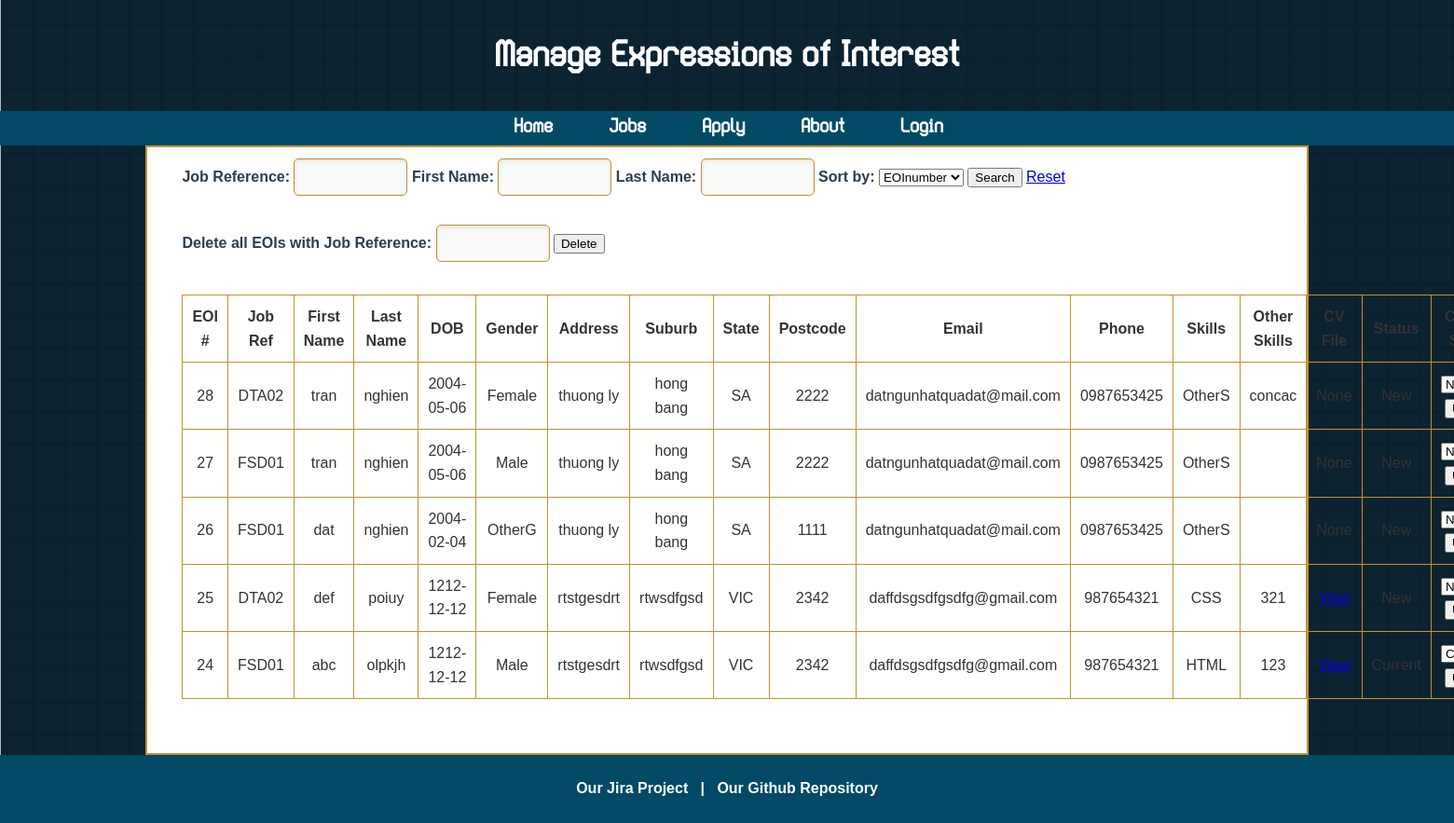
Screenshot of /manage.php (signed in) with the database file from the repository.
### tables this page shows
CREATE TABLE `eoi` (
  `EOInumber` int(11) NOT NULL,
  `job_ref` varchar(50) DEFAULT NULL,
  `first_name` varchar(20) DEFAULT NULL,
  `last_name` varchar(20) DEFAULT NULL,
  `dob` date DEFAULT NULL,
  `gender` varchar(10) DEFAULT NULL,
  `address` varchar(40) DEFAULT NULL,
  `suburb` varchar(40) DEFAULT NULL,
  `state` varchar(3) DEFAULT NULL,
  `postcode` varchar(4) DEFAULT NULL,
  `email` varchar(100) DEFAULT NULL,
  `phone` varchar(12) DEFAULT NULL,
  `skill1` varchar(50) DEFAULT NULL,
  `skill2` varchar(50) DEFAULT NULL,
  `skill3` varchar(50) DEFAULT NULL,
  `skill4` varchar(50) DEFAULT NULL,
  `skill5` varchar(50) DEFAULT NULL,
  `skill6` varchar(50) DEFAULT NULL,
  `skill7` varchar(50) DEFAULT NULL,
  `skill8` varchar(50) DEFAULT NULL,
  `skill9` varchar(50) DEFAULT NULL,
  `skill10` varchar(50) DEFAULT NULL,
  `cv_filename` varchar(225) DEFAULT NULL,
  `other_skills` text DEFAULT NULL,
  `status` varchar(10) DEFAULT 'New'
);

### manage.php (the view, shortened to what this page needs)
<?php
include 'settings.php';
$where = [];
$sort_fields = ['EOInumber', 'job_ref', 'first_name', 'last_name', 'status'];
$sort = isset($_GET['sort']) && in_array($_GET['sort'], $sort_fields) ? $_GET['sort'] : 'EOInumber';
$where_sql = $where ? "WHERE " . implode(" AND ", $where) : "";
$result = mysqli_query($dbconn, "SELECT * FROM eoi $where_sql ORDER BY $sort DESC");
?>
<?php include 'header.inc'; ?>
</head>
<body>
    <header>
        <h1>Manage Expressions of Interest</h1>
    </header>
<?php include 'nav.inc'; ?>
    <main>
<section>
    <form method="get" style="margin-bottom:1em;">
    <label>Job Reference: <input type="text" name="job_ref" value="<?php echo htmlspecialchars($_GET['job_ref'] ?? ''); ?>"></label>
    <label>First Name: <input type="text" name="first_name" value="<?php echo htmlspecialchars($_GET['first_name'] ?? ''); ?>"></label>
    <label>Last Name: <input type="text" name="last_name" value="<?php echo htmlspecialchars($_GET['last_name'] ?? ''); ?>"></label>
    <label>Sort by:
        <select name="sort">
            <?php
            foreach ($sort_fields as $field) {
                $selected = (isset($_GET['sort']) && $_GET['sort'] == $field) ? 'selected' : '';
                echo "<option value=\"$field\" $selected>$field</option>";
            }
            ?>
        </select>
    </label>
    <button type="submit">Search</button>
    <a href="manage.php">Reset</a>
    </form>
    <form method="post" style="margin-bottom:1em;">
        <label>Delete all EOIs with Job Reference: <input type="text" name="delete_job_ref" required></label>
        <button type="submit" onclick="return confirm('Are you sure you want to delete all EOIs for this job reference?');">Delete</button>
    </form>
    <table>
    <tr>
        <th>EOI #</th>
        <th>Job Ref</th>
        <th>First Name</th>
        <th>Last Name</th>
        <th>DOB</th>
        <th>Gender</th>
        <th>Address</th>
        <th>Suburb</th>
        <th>State</th>
        <th>Postcode</th>
        <th>Email</th>
        <th>Phone</th>
        <th>Skills</th>
        <th>Other Skills</th>
        <th>CV File</th>
        <th>Status</th>
        <th>Change Status</th>
    </tr>
    <?php
    if ($result && mysqli_num_rows($result) > 0) {
        while ($row = mysqli_fetch_assoc($result)) {
            $skills = [];
            for ($i = 1; $i <= 10; $i++) {
                if (!empty($row["skill$i"])) $skills[] = htmlspecialchars($row["skill$i"]);
            }
            $skills_str = implode(', ', $skills);
            echo "<tr>";
            echo "<td>" . htmlspecialchars($row['EOInumber']) . "</td>";
            echo "<td>" . htmlspecialchars($row['job_ref']) . "</td>";
            echo "<td>" . htmlspecialchars($row['first_name']) . "</td>";
            echo "<td>" . htmlspecialchars($row['last_name']) . "</td>";
            echo "<td>" . htmlspecialchars($row['dob']) . "</td>";
            echo "<td>" . htmlspecialchars($row['gender']) . "</td>";
            echo "<td>" . htmlspecialchars($row['address']) . "</td>";
            echo "<td>" . htmlspecialchars($row['suburb']) . "</td>";
            echo "<td>" . htmlspecialchars($row['state']) . "</td>";
            echo "<td>" . htmlspecialchars($row['postcode']) . "</td>";
            echo "<td>" . htmlspecialchars($row['email']) . "</td>";
            echo "<td>" . htmlspecialchars($row['phone']) . "</td>";
            echo "<td>" . $skills_str . "</td>";
            echo "<td>" . htmlspecialchars($row['other_skills']) . "</td>";
            if (!empty($row['cv_filename'])) {
                $cv_url = "uploads/" . urlencode($row['cv_filename']);
                echo "<td><a href='$cv_url' target='_blank'>View</a></td>";
            } else {
                echo "<td>None</td>";
            }
            echo "<td>" . htmlspecialchars($row['status']) . "</td>";
            echo "<td>
                <form method='post' style='display:inline;'>
                    <input type='hidden' name='update_status_id' value='" . intval($row['EOInumber']) . "'>
                    <select name='update_status'>
                        <option value='New'" . ($row['status']=='New'?' selected':'') . ">New</option>
                        <option value='Current'" . ($row['status']=='Current'?' selected':'') . ">Current</option>
                        <option value='Final'" . ($row['status']=='Final'?' selected':'') . ">Final</option>
                    </select>
                    <button type='submit'>Update</button>
                </form>
            </td>";
            echo "</tr>";
        }
    } else {
        echo "<tr><td colspan='17'>No EOIs found.</td></tr>";
    }
    ?>
    </table>
    </section>
</main>
<?php include 'footer.inc'; ?>
</body>
</html>

### style/styles.css (style rules this page uses)
body { font-family: Arial, sans-serif; line-height: 1.6; margin: 0; padding: 0; background: url('../images/background.png') no-repeat center center fixed; background-size: cover; background-color: #333; color: #333; opacity: 1; }
header, footer { position: relative; background-size: cover; color: white; text-align: center; padding: 2%; margin: 0; }
header h1, header p { font-family: 'Eightgon', sans-serif; position: relative; z-index: 1; margin: 0; padding: 0; }
header h1 { font-size: 2.2rem; }
main { border-radius: 5px; padding: 0px; margin-left: 10%; margin-right: 10%; }
section { margin: 0; padding: 3%; padding-top: 1%; border: 2.5px solid #C39131; background-color: white; }
form label { font-weight: bold; margin-bottom: 5px; color: #2c3e50; }
form input[type="text"], form input[type="date"], form textarea, form input[type="file"] form select { padding: 10px; margin-bottom: 15px; max-width: 100px; border-radius: 5px; border: 1px solid #C39131; background-color: #f3f6f68e; font-size: 16px; color: #333; box-shadow: inset 0px 2px 4px rgba(0, 0, 0, 0.1); }
table { width: 100%; border-collapse: collapse; margin: 20px 0; }
table th, table td { border: 1px solid #C39131; padding: 10px; text-align: center; color: #333; }
table th { font-weight: bold; }

### rows the page displays
eoi: EOInumber "28", job_ref "DTA02", first_name "tran", last_name "nghien", dob "2004-05-06", gender "Female", address "thuong ly", suburb "hong bang", state "SA", postcode "2222", email "datngunhatquadat@mail.com", phone "0987653425", skills_str "OtherS", other_skills "concac", cv_filename "None", status "New", update_status "New"
eoi: EOInumber "27", job_ref "FSD01", first_name "tran", last_name "nghien", dob "2004-05-06", gender "Male", address "thuong ly", suburb "hong bang", state "SA", postcode "2222", email "datngunhatquadat@mail.com", phone "0987653425", skills_str "OtherS", cv_filename "None", status "New", update_status "New"
eoi: EOInumber "26", job_ref "FSD01", first_name "dat", last_name "nghien", dob "2004-02-04", gender "OtherG", address "thuong ly", suburb "hong bang", state "SA", postcode "1111", email "datngunhatquadat@mail.com", phone "0987653425", skills_str "OtherS", cv_filename "None", status "New", update_status "New"
eoi: EOInumber "25", job_ref "DTA02", first_name "def", last_name "poiuy", dob "1212-12-12", gender "Female", address "rtstgesdrt", suburb "rtwsdfgsd", state "VIC", postcode "2342", email "daffdsgsdfgsdfg@gmail.com", phone "987654321", skills_str "CSS", other_skills "321", status "New", update_status "New"
eoi: EOInumber "24", job_ref "FSD01", first_name "abc", last_name "olpkjh", dob "1212-12-12", gender "Male", address "rtstgesdrt", suburb "rtwsdfgsd", state "VIC", postcode "2342", email "daffdsgsdfgsdfg@gmail.com", phone "987654321", skills_str "HTML", other_skills "123", status "Current", update_status "Current"

### other values shown
form field sort "EOInumber"
